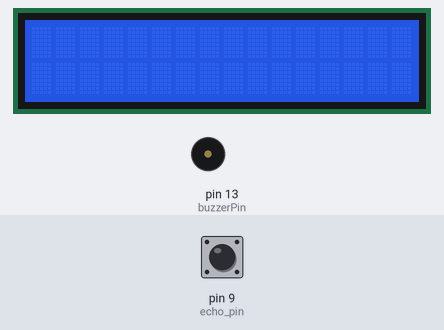
This sketch was run on a simulated Arduino Uno, built with avr-gcc and run on an emulated ATmega328P. On the bench: 16×2 character LCD, buzzer (waves = sounding). Inputs (shaded band) come from the test bench; at power-on: pin 9 (echo_pin) LOW. What the sketch prints to the serial monitor is not drawn.

Above: at 2.7 s.
2.8 s: pin 9 (echo_pin) pulsed HIGH 2 times (0.12 s each, 0.3 s apart)
At 3.3 s:
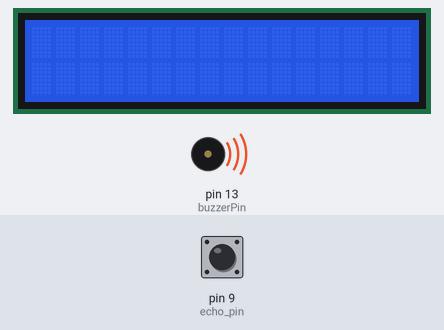
At 8.2 s:
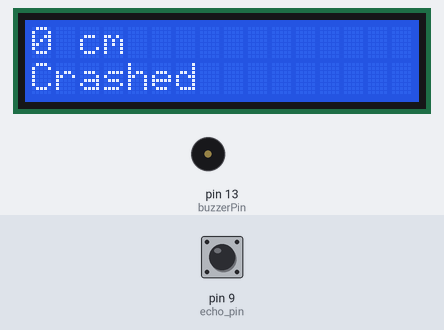
Timing chart, 0 to 9.7 s (numbered marks = the images above; inputs shaded):
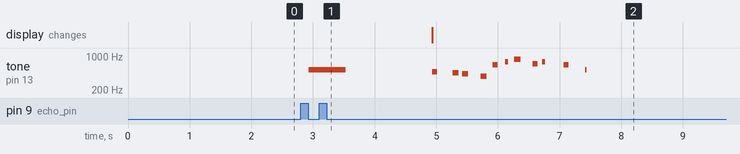

Measured:
- after the input at 2.8 s, the display: changes after 2.1 s (image 2)
- by itself, tone on pin 13 (buzzerPin): plays 523 Hz for 0.60 s, 480 Hz for 0.08 s, 450 Hz for 0.10 s, 430 Hz for 0.10 s, 380 Hz for 0.10 s, 660 Hz for 0.08 s … (12 notes in this stretch)

The sketch:

Code.ino
```cpp
#include <LiquidCrystal.h>
#include <TimeLib.h>

unsigned long DEFAULT_TIME = 1623696918; // https://www.epochconverter.com/ From here we can get the current time and paste it (it's very easy for TimeLib to get it as Epoc time and parse it) / https://www.epochconverter.com/ Buradan şimdiki zamanı alıp yapıştırabiliriz (Epoc time olarak alıp parse etmek TimeLib için çok kolay)
int trigger_pin = 8;
int echo_pin = 9;
float timeS;
int distance;
int oldDistance;
int sleepVoiceTime = 100;
int buzzerPin = 13;
int doThin = 523;                      // blap blap sound
int timeCount = 1;                     // for 2 second control
bool work = true;                      // if we crash our system should stop working
LiquidCrystal lcd(12, 11, 5, 4, 3, 2); // lcd object create

String makeDouble(int param) //The function that I wrote in the previous lab that allows us to add 0 in the beginning if the hours and days are less than 10 /  Bir önceki lab da yazdığım , saat ve günlerin 10 dan küçük olması durumunda başına 0 eklememizi sağlayan fonksiyon
{
    if (param < 10)
        return "0" + String(param);
    return String(param);
}

void setup()
{
    Serial.begin(9600);           // Serial communication starting (baud rate 9600 bit per second)
    lcd.begin(16, 2);             // Lcd starting
    pinMode(trigger_pin, OUTPUT); // Trigger pin set
    pinMode(echo_pin, INPUT);     // Echo pin set
    /// Firstly ,  I calculated distance
    digitalWrite(trigger_pin, HIGH);      // sound wave is sent
    delay(500);                           // waiting half second , this is like broadcast
    digitalWrite(trigger_pin, LOW);       // stop send
    timeS = pulseIn(echo_pin, HIGH);      // We calculate the return time of the sound wave.
    distance = (int)((timeS / 2) / 29.1); // we calculate distance
}

String printDisplay(int dist) // The function that return the required information message and how often the buzzer sounds according to the distances.
{
    if (dist > 100)
    {
        sleepVoiceTime = 600;
        return "Too Far";
    }
    else if (dist > 50 && dist < 101)
    {
        sleepVoiceTime = 300;
        return "Far";
    }
    else if (dist > 20 && dist < 51)
    {
        sleepVoiceTime = 150;
        return "Close";
    }
    else if (dist > 4 && dist < 21)
    {
        sleepVoiceTime = 75;
        return "Too Close";
    }
    else if (dist < 5)
    {
        sleepVoiceTime = 25;
        return "Crashed";
    }
}

void gameOverSound() /// Game over music reference https://gist.github.com/gskielian/6135641
{
    tone(buzzerPin, 480, 80);
    delay(330);
    tone(buzzerPin, 450, 100);
    delay(150);
    tone(buzzerPin, 430, 100);
    delay(300);
    tone(buzzerPin, 380, 100);
    delay(200);
    tone(buzzerPin, 660, 80);
    delay(200);
    tone(buzzerPin, 760, 50);
    delay(150);
    tone(buzzerPin, 860, 100);
    delay(300);
    tone(buzzerPin, 700, 80);
    delay(150);
    tone(buzzerPin, 760, 50);
    delay(350);
    tone(buzzerPin, 660, 80);
    delay(350);
    tone(buzzerPin, 900, 80);
}

void mainFunction()
{
    while (work)
    {
        setTime(DEFAULT_TIME);                          //update process of time
        digitalWrite(trigger_pin, HIGH);                // sound wave is sent
        delay(1000 - sleepVoiceTime);                   // waiting  , this is like broadcast sound wave
        digitalWrite(trigger_pin, LOW);                 // stop send
        timeS = pulseIn(echo_pin, HIGH);                // We calculate the return time of the sound wave.
        distance = (int)((timeS / 2) / 29.1);           // we calculate distance
        if (distance < 1000 && oldDistance != distance) //If it is at the previous distance, we do not need to update the screen. Also, the status of greater than '1000' is set due to the sensor malfunctioning sometimes.
        {
            lcd.setCursor(0, 0); //Clearing the past
            lcd.print("    ");
            lcd.setCursor(0, 0); // printing current values  (distance )
            lcd.print(String(distance) + " cm");
            lcd.setCursor(0, 1);
            lcd.print("               ");
            lcd.setCursor(0, 1); // print second information
            lcd.print(printDisplay(distance));
        }
        if (distance < 5) // if distance less than 5 , we had an accident.
        {
            gameOverSound(); // playing game over music
            work = false;    // stop working
        }
        String b = printDisplay(distance); // print serial monitor setting
        b.toLowerCase();                   // lower return string
        if (timeCount % 2 == 1)
            Serial.println(" Date: " + makeDouble(day()) + "." + makeDouble(month()) + "." + String(year()) + " - Hour: " + makeDouble(hour()) + ":" + makeDouble(minute()) + ":" + makeDouble(second()) + " - Distance : " + String(distance) + " cm.\n" + "It is " + b + "."); // Printing serial monitör
        DEFAULT_TIME = DEFAULT_TIME + 1;                                                                                                                                                                                                                                         // time increasing 1 second  , we waited 1 second up
        timeCount = timeCount + 1;                                                                                                                                                                                                                                               // every 2 seconds we update the variable that we control that we will press the screen.
        oldDistance = distance;                                                                                                                                                                                                                                                  // we will assign the current value to the old value and use it in the comparison in the new measurement
        tone(buzzerPin, doThin);                                                                                                                                                                                                                                                 // 'creation of the beep voice '
        delay(sleepVoiceTime);
        noTone(buzzerPin);
    }
}

void loop()
{
    if (work) // if no accident the system will work
        mainFunction();
}

/*
References :
    LCD ekran bağlantısını https://www.tinkercad.com/ üzerinden aldım.
    Epoc time kullanımını ise :  https://www.youtube.com/watch?v=NxieXXSnJ9U // A project made with RTC that I consulted for Epoc Time
    TimeLib Library : https://github.com/PaulStoffregen/Time
*/
```
